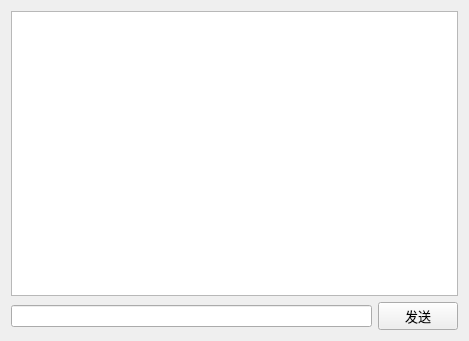
<?xml version="1.0" encoding="UTF-8"?>
<ui version="4.0">
 <class>Chat</class>
 <widget class="QWidget" name="Chat">
  <property name="geometry">
   <rect>
    <x>0</x>
    <y>0</y>
    <width>469</width>
    <height>341</height>
   </rect>
  </property>
  <property name="windowTitle">
   <string>Form</string>
  </property>
  <layout class="QVBoxLayout" name="verticalLayout">
   <item>
    <widget class="QTextEdit" name="show_TE">
     <property name="font">
      <font>
       <family>Arial</family>
       <pointsize>10</pointsize>
      </font>
     </property>
     <property name="readOnly">
      <bool>true</bool>
     </property>
    </widget>
   </item>
   <item>
    <layout class="QHBoxLayout" name="horizontalLayout">
     <item>
      <widget class="QLineEdit" name="input_LE"/>
     </item>
     <item>
      <widget class="QPushButton" name="send_PB">
       <property name="font">
        <font>
         <family>Arial</family>
         <pointsize>10</pointsize>
        </font>
       </property>
       <property name="text">
        <string>发送</string>
       </property>
      </widget>
     </item>
    </layout>
   </item>
  </layout>
 </widget>
 <resources/>
 <connections/>
</ui>
